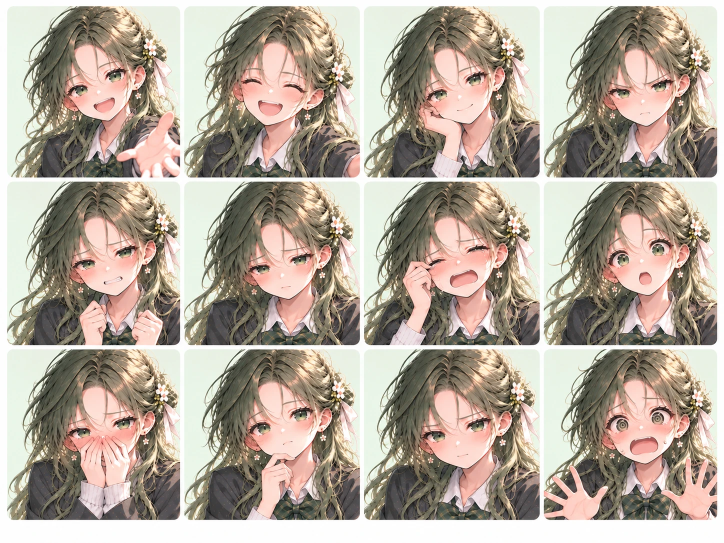
#> input picture data/assets/enfj_hanamori_yuina/source/expression_sheet.webp, 1448 x 1086 px, found by its file name (shown at 1/2 size); its folder holds only this picture in this run
$ python crop_expressions.py
#> lines starting #> are read from the running program, lines starting #| are printed output that depends on the picture
#!/usr/bin/env python3
"""表情集シートを12枚のパネルに切り出す。

段ごとの高さがシートによって微妙に違うため、パネルの上下境界は
「明るく均一な余白の帯」を検出して決める。列は等間隔なので計算で出す。
ラベル帯を持つシートは、切り出したあと下端を落として文字を除去する。
"""

import sys
from pathlib import Path

import numpy as np
from PIL import Image

SHEETS = {
    "enfj_hanamori_yuina": {
        "left": 29, "right": 12, "col_gap": 10, "bottom_trim": 0,
        "labels": ["nikkori", "tanoshisou", "yasashii_hohoemi", "ikari",
                   "kuyashii", "kanashii", "naku", "odoroki",
                   "tere", "kangaeru", "ketsui", "panic"],
    },
    "isfj_mizuki_nagisa": {
        # ラベルは空欄だが帯そのものが残るので、下端を落として消す
        "left": 205, "right": 8, "col_gap": 10, "bottom_trim": 26,
        "labels": ["egao", "warau", "yasashii_emi", "ikari",
                   "frustration", "kanashii", "naku", "odoroki",
                   "tere", "kangaeru", "ketsui", "panic"],
    },
    "estp_kinjo_shun": {
        "left": 14, "right": 14, "col_gap": 12, "bottom_trim": 62,
        "labels": ["egao", "warai", "yasashii_egao", "ikari",
                   "frustration", "kanashii", "naku", "odoroki",
                   "tere", "kangaeru", "ketsui", "panic"],
    },
    "intp_fujimiya_riku": {
        "left": 14, "right": 14, "col_gap": 12, "bottom_trim": 48,
        "labels": ["egao", "oowarai", "yasashii_egao", "ikari",
                   "frustration", "kanashimi", "naku", "odoroki",
                   "tere", "kangaechu", "ketsui", "panic"],
    },
}


def gutter_runs(gray: np.ndarray, min_len: int = 4) -> list[tuple[int, int]]:
    """明るく均一な行(パネル間の余白)の連続区間を返す"""
    flags = [gray[y].mean() > 238 and gray[y].std() < 12 for y in range(gray.shape[0])]
    runs, start = [], None
    for y, is_gutter in enumerate(flags + [False]):
        if is_gutter and start is None:
            start = y
        elif not is_gutter and start is not None:
            if y - start >= min_len:
                runs.append((start, y - 1))
            start = None
    return runs


def row_bounds(gray: np.ndarray) -> list[tuple[int, int]]:
    """余白の帯にはさまれた区間のうち、背の高い3つを段として返す

    ヘッダの有無やラベル帯の作りがシートごとに違うので、区間の位置ではなく
    高さで選ぶ。シート上端・下端も区切りとして扱う。
    """
    edges = [0] + [(a + b) // 2 for a, b in gutter_runs(gray)] + [gray.shape[0] - 1]
    bands = [(edges[i], edges[i + 1]) for i in range(len(edges) - 1)]
    tallest = sorted(bands, key=lambda b: b[1] - b[0], reverse=True)[:3]
    if len(tallest) < 3:
        raise ValueError(f"段の検出に失敗しました (検出数={len(tallest)})")
    return sorted(tallest)


def detect_columns(gray: np.ndarray) -> list[tuple[int, int]] | None:
    """余白から4列の左右位置を読む。等幅に割れなければ諦める"""
    edges = [(a + b) // 2 for a, b in gutter_runs(gray.T)]
    bands = sorted(((edges[i], edges[i + 1]) for i in range(len(edges) - 1)),
                   key=lambda b: b[1] - b[0], reverse=True)[:4]
    if len(bands) < 4:
        return None
    widths = [b - a for a, b in bands]
    if max(widths) / min(widths) > 1.15:
        return None
    return sorted(bands)


def cut_sheet(src: Path, dst: Path, cfg: dict) -> list[tuple[int, int]]:
    sheet = Image.open(src).convert("RGB")
    gray = np.array(sheet.convert("L")).astype(float)
    bands = row_bounds(gray)

    columns = detect_columns(gray)
    if columns is None:
        col_w = (sheet.width - cfg["left"] - cfg["right"] - 3 * cfg["col_gap"]) / 4
        columns = [(int(cfg["left"] + c * (col_w + cfg["col_gap"])),
                    int(cfg["left"] + c * (col_w + cfg["col_gap"]) + col_w)) for c in range(4)]

    dst.mkdir(parents=True, exist_ok=True)
    for old in dst.glob("*.png"):
        old.unlink()

    for i, label in enumerate(cfg["labels"]):
        r, c = divmod(i, 4)
        top, bottom = bands[r]
        x0, x1 = columns[c]
        sheet.crop((x0 + 2, top + 3, x1 - 2,
                    bottom - 3 - cfg["bottom_trim"])).save(dst / f"{i + 1:02d}_{label}.png")
    return bands


def main() -> int:
    for char, cfg in SHEETS.items():
        base = Path("data/assets") / char
        # 2枚目のシートは口の開閉ペアに使う
        for suffix, folder in (("", "expressions"), ("_b", "expressions_b")):
            src = base / "source" / f"expression_sheet{suffix}.webp"
            if not src.exists():
                if not suffix:
                    print(f"skip {char}: シートがありません")
                continue
            geometry = {**cfg, **cfg.get("sheet_b", {})} if suffix else cfg
            bands = cut_sheet(src, base / folder, geometry)
#> in cut_sheet, sheet is the input picture: PIL image 1448x1086 RGB; mean R, G, B 179.4, 167.7, 154.9
#> in cut_sheet, `gray = np.array(sheet.convert("L")).astype(float)`:
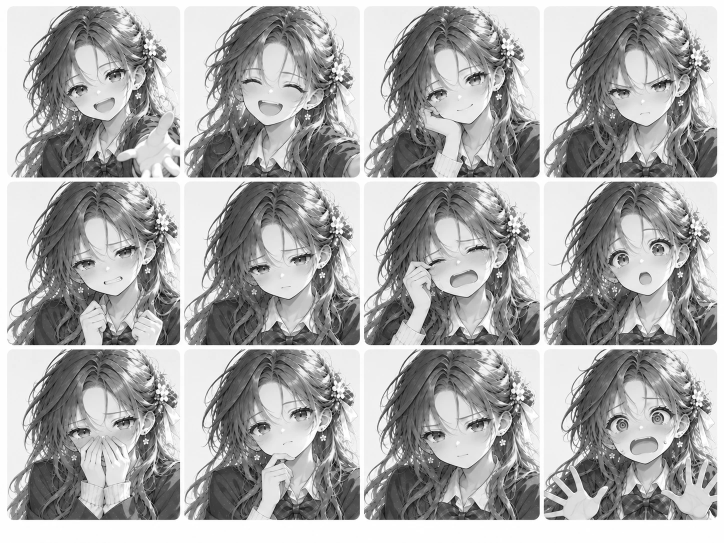
#> gray: shape (1086, 1448) float64 (shown at 1/2 size); min 0, max 255, mean 169.8
#> in gutter_runs, `flags = [gray[y].mean() > 238 and gray[y].std() < 12 for y in range(gr..`: flags = 1086 items, first 6: True, True, True, True, True, True
#> the loop in gutter_runs, `for y, is_gutter in enumerate(flags + [False]):` made 1087 passes
#> is_gutter on passes 1 to 12: True, True, True, True, True, True, True, True, True, True, True, True
#> after the loop in gutter_runs, `for y, is_gutter in enumerate(flags + [False]):`: runs = [(0, 11), (356, 362), (691, 697), (1040, 1085)]
#> in row_bounds, `edges = [0] + [(a + b) // 2 for a, b in gutter_runs(gray)] + [gray.sha..`: edges = [0, 5, 359, 694, 1062, 1085]
#> in row_bounds, `bands = [(edges[i], edges[i + 1]) for i in range(len(edges) - 1)]`: bands = [(0, 5), (5, 359), (359, 694), (694, 1062), (1062, 1085)]
#> in row_bounds, `tallest = sorted(bands, key=lambda b: b[1] - b[0], reverse=True)[:3]`: tallest = [(694, 1062), (5, 359), (359, 694)]
#> in cut_sheet, `bands = row_bounds(gray)`: bands = [(5, 359), (359, 694), (694, 1062)]
#> the loop in gutter_runs (call 2), `for y, is_gutter in enumerate(flags + [False]):` made 1449 passes
#> in detect_columns, `edges = [(a + b) // 2 for a, b in gutter_runs(gray.T)]`: edges = [7, 364, 723, 1083, 1441]
#> in detect_columns, `bands = sorted(((edges[i], edges[i + 1]) for i in range(len(edges) - 1..`: bands = [(723, 1083), (364, 723), (1083, 1441), (7, 364)]
#> in detect_columns, `widths = [b - a for a, b in bands]`: widths = [360, 359, 358, 357]
#> in cut_sheet, `columns = detect_columns(gray)`: columns = [(7, 364), (364, 723), (723, 1083), (1083, 1441)]
#> the loop in cut_sheet, `for i, label in enumerate(cfg["labels"]):` made 12 passes
#> (top, bottom, x0, x1) on passes 1 to 12: (5, 359, 7, 364), (5, 359, 364, 723), (5, 359, 723, 1083), (5, 359, 1083, 1441), (359, 694, 7, 364), (359, 694, 364, 723), (359, 694, 723, 1083), (359, 694, 1083, 1441), (694, 1062, 7, 364), (694, 1062, 364, 723), (694, 1062, 723, 1083), (694, 1062, 1083, 1441)
#> pass 1, in cut_sheet, `sheet.crop((x0 + 2, top + 3, x1 - 2, bottom - 3 - cfg["bottom_trim"]))..`:
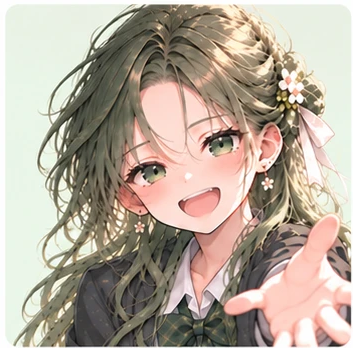
#> saved as 01_nikkori.png: PIL image 353x348 RGB; mean R, G, B 181.3, 169, 155.3
#> pass 2, in cut_sheet, `sheet.crop((x0 + 2, top + 3, x1 - 2, bottom - 3 - cfg["bottom_trim"]))..`:
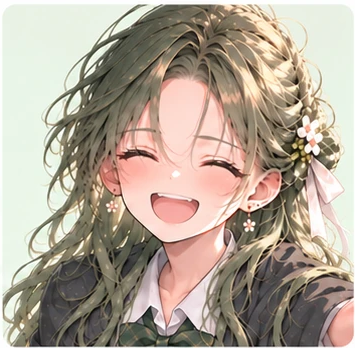
#> saved as 02_tanoshisou.png: PIL image 355x348 RGB; mean R, G, B 177, 164.5, 150.1
#> bands = [(5, 359), (359, 694), (694, 1062)]
            print(f"{char}/{folder}: 12枚 (段の位置 {bands})")
#| enfj_hanamori_yuina/expressions: 12枚 (段の位置 [(5, 359), (359, 694), (694, 1062)])
    return 0


if __name__ == "__main__":
    sys.exit(main())
#> (the program exits here)
